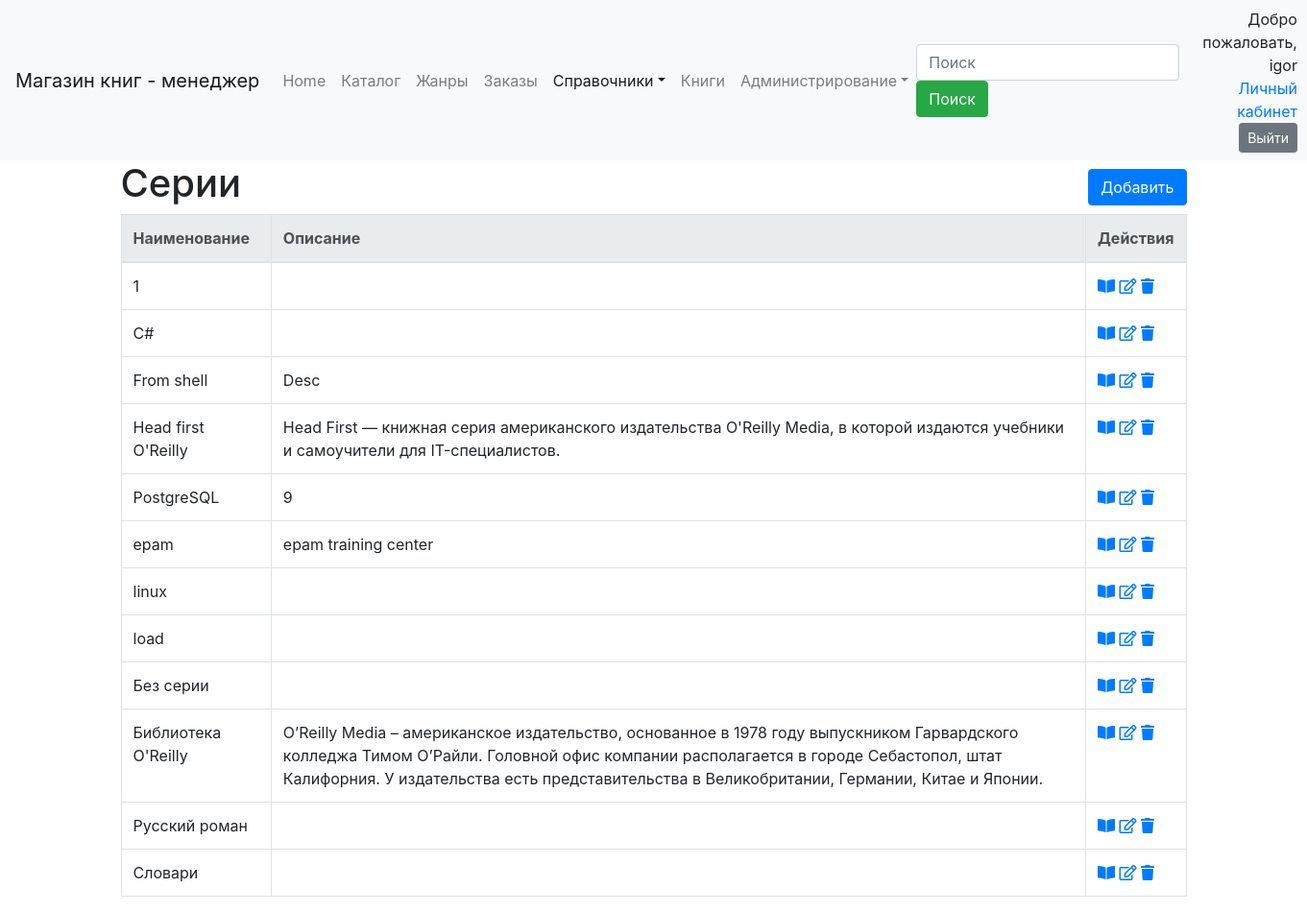
Before: /ref/serie/ (signed in) with the older database file.
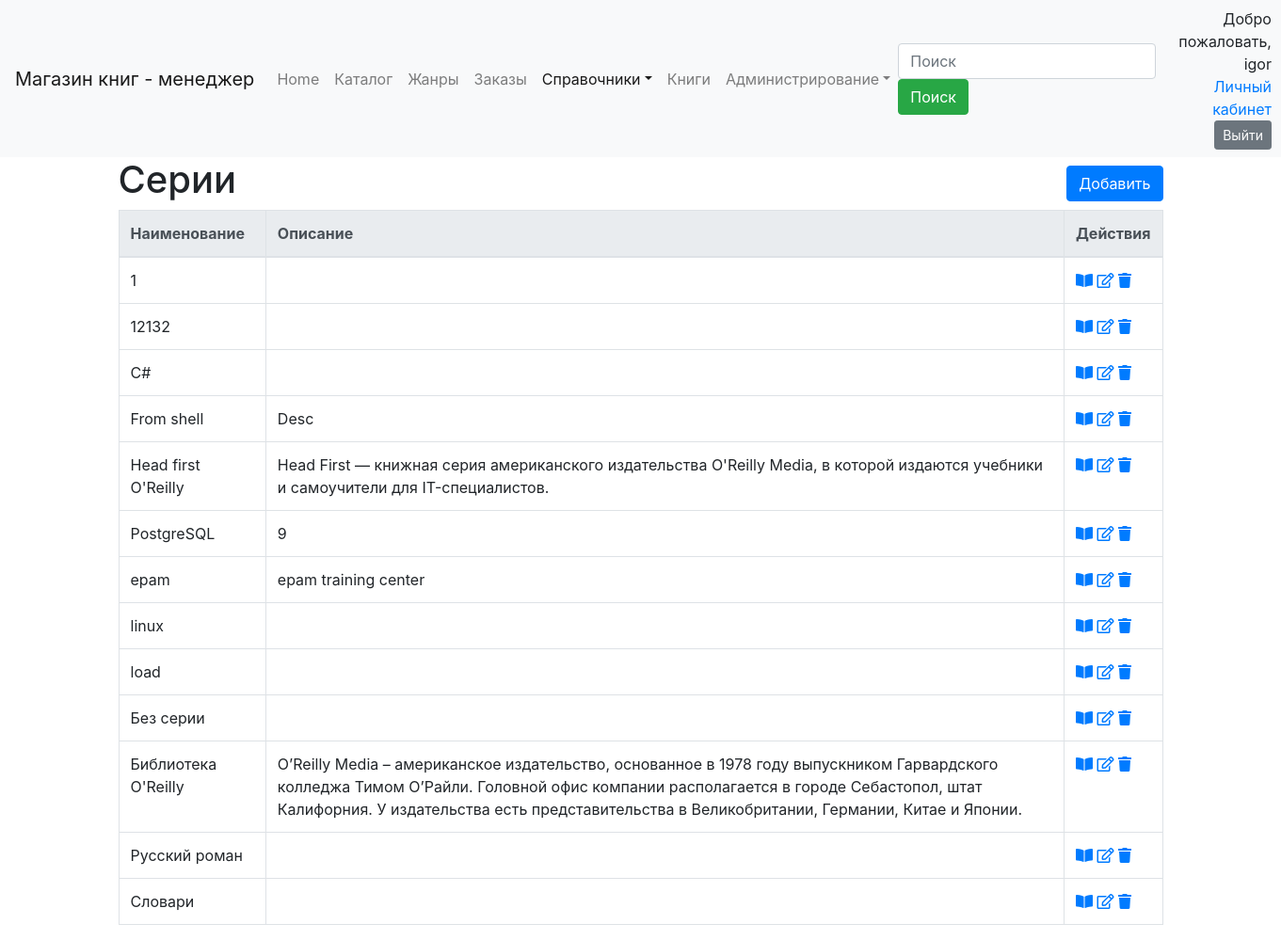
After: the same page with the newer database file.
### dimensionsapp/models.py (models this page shows, shortened)
class Dimension(models.Model):
    name = models.CharField("Наименование", max_length=50, unique=True)
    description = models.TextField("Описание", blank=True, )
    class Meta:
        abstract = True
        ordering = ['name']

class Serie(Dimension):
    class Meta(Dimension.Meta):
        verbose_name = 'серия'
        verbose_name_plural = 'серии'

### dimensionsapp/views.py (the view)
# urls.py: path('serie/', SerieListView.as_view(), name='serie_list'),
class SerieListView(ManagerListViewFilter):
    model = Serie

### dimensionsapp/form.py
class SearchForm(forms.Form):
    search = forms.CharField(label='Наименование', required=False)

### dimensionsapp/views.py (called while the page is built)
    def get_context_data(self, *, object_list=None, **kwargs):
        context = super().get_context_data(**kwargs)
        if 'search' in self.request.GET:
            context['form'] = self.form({'search': self.request.GET['search']})
            context['search_string'] = self.request.GET['search']
        else:
            context['form'] = self.form()
        return context

    def get_queryset(self):
        qs = super().get_queryset()
        if 'search' in self.request.GET and self.request.GET['search'] != '':
            name = self.request.GET['search']
            qs = qs.filter(name__icontains=name)
        return qs

### dimensionsapp/templates/dimensionsapp/serie_list.html (shortened to what this page needs)
{% extends 'dimension_list.html' %}
{% block header %}
        <H1>Серии</H1>
    {% endblock %}
{% block create_ankor%}{% url 'serie_create' %}{% endblock %}
{% block  url_view%}{% url 'serie_detail' object.pk%}{% endblock %}
{% block  url_edit%}{% url 'serie_update' object.pk%}{% endblock %}
{% block  url_delete%}{% url 'serie_delete' object.pk%}{% endblock %}

### templates/dimension_list.html (shortened to what this page needs)
{% extends 'base.html' %}
{% load static %}
{% load crispy_forms_tags %}
{% load paginator_page %}
{% block navbar %}
    {% include 'navbar.html' with search_tag="search" active="dimension" %}
{% endblock %}
{% block body %}
    <div class="container">
        <div class="row align-items-center">
            <div class="col-auto">
                {% block header %}{% endblock %}
            </div>
            <div class="col text-right">
                {% block create %}
                    <a href="{% block create_ankor %}{{ object_list.model.get_create_url }}{% endblock %}"
                       class="btn btn-primary my-1">Добавить</a>
                {% endblock %}
            </div>
        </div>
        <table class="table table-bordered">
            {% block dimension_list %}
                <thead class="thead-light">
                <tr>
                    {% block list_header %}
                        <th>Наименование</th>
                        <th>Описание</th>
                    {% endblock %}
                    <th>Действия</th>
                </tr>
                </thead>
                <tbody>
                {% for object in object_list %}
                    <tr>
                        {% block list_element %}
                            <td>{{ object.name }}</td>
                            <td>{{ object.description }}</td>
                        {% endblock %}
                        {% block actions %}
                            <td>
                                <a href="{% block  url_view %}{{ object.get_detail_url }}{% endblock %}"
                                   title="Посмотреть"><i class="fas fa-book-open"></i></a>
                                <a href="{% block  url_edit %}{{ object.get_update_url }}{% endblock %}"
                                   title="Править"><i class="far fa-edit"></i></a>
                                <a href="{% block  url_delete %}{{ object.get_delete_url }}{% endblock %}"
                                   title="Удалить"><i class="fas fa-trash"></i></a>
                            </td>
                        {% endblock %}
                    </tr>
                {% endfor %}
                </tbody>
            {% endblock %}
        </table>
    </div>
{% endblock body %}

Changed rows visible on the page:
added Serie: name "12132"
